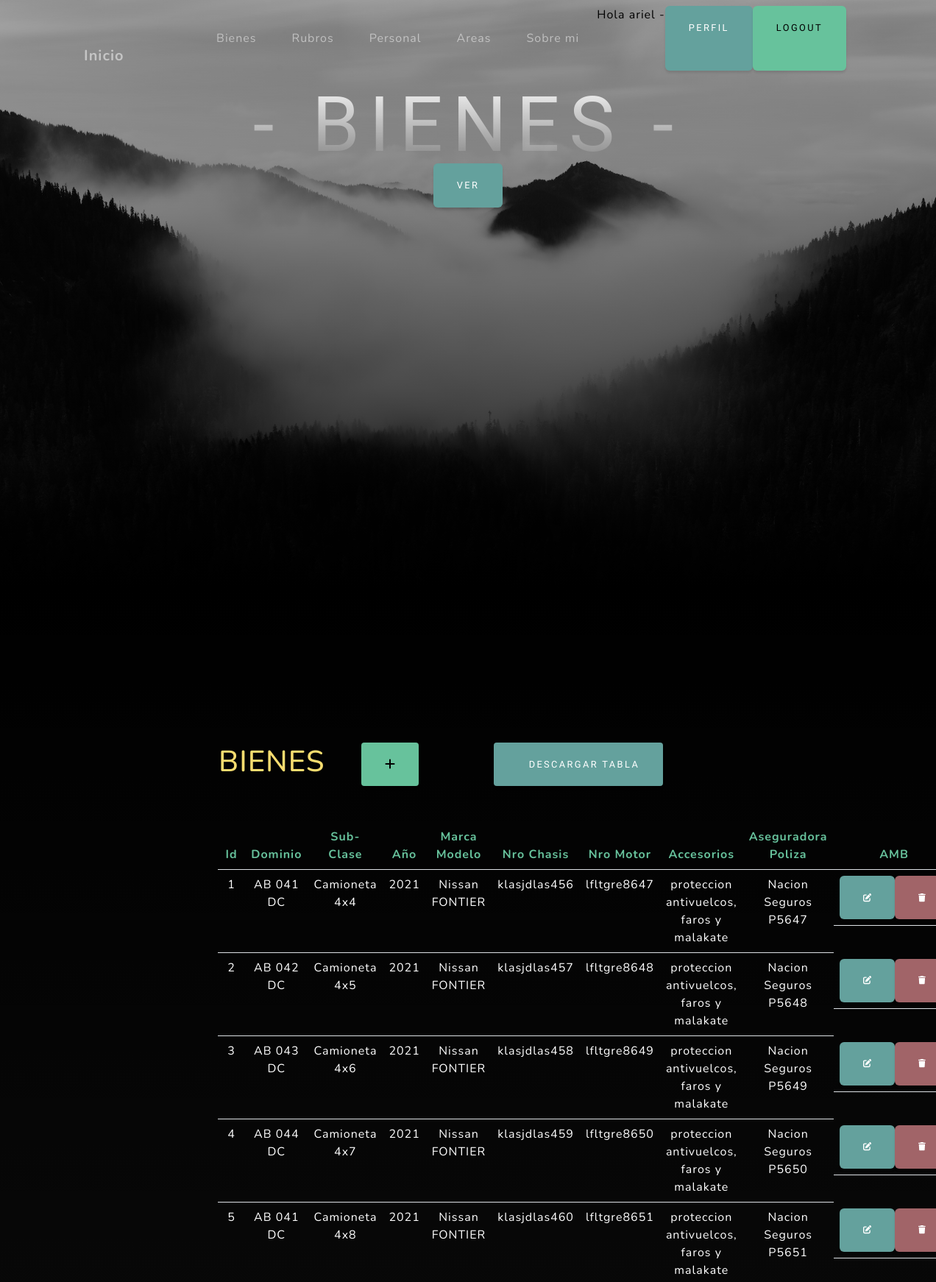
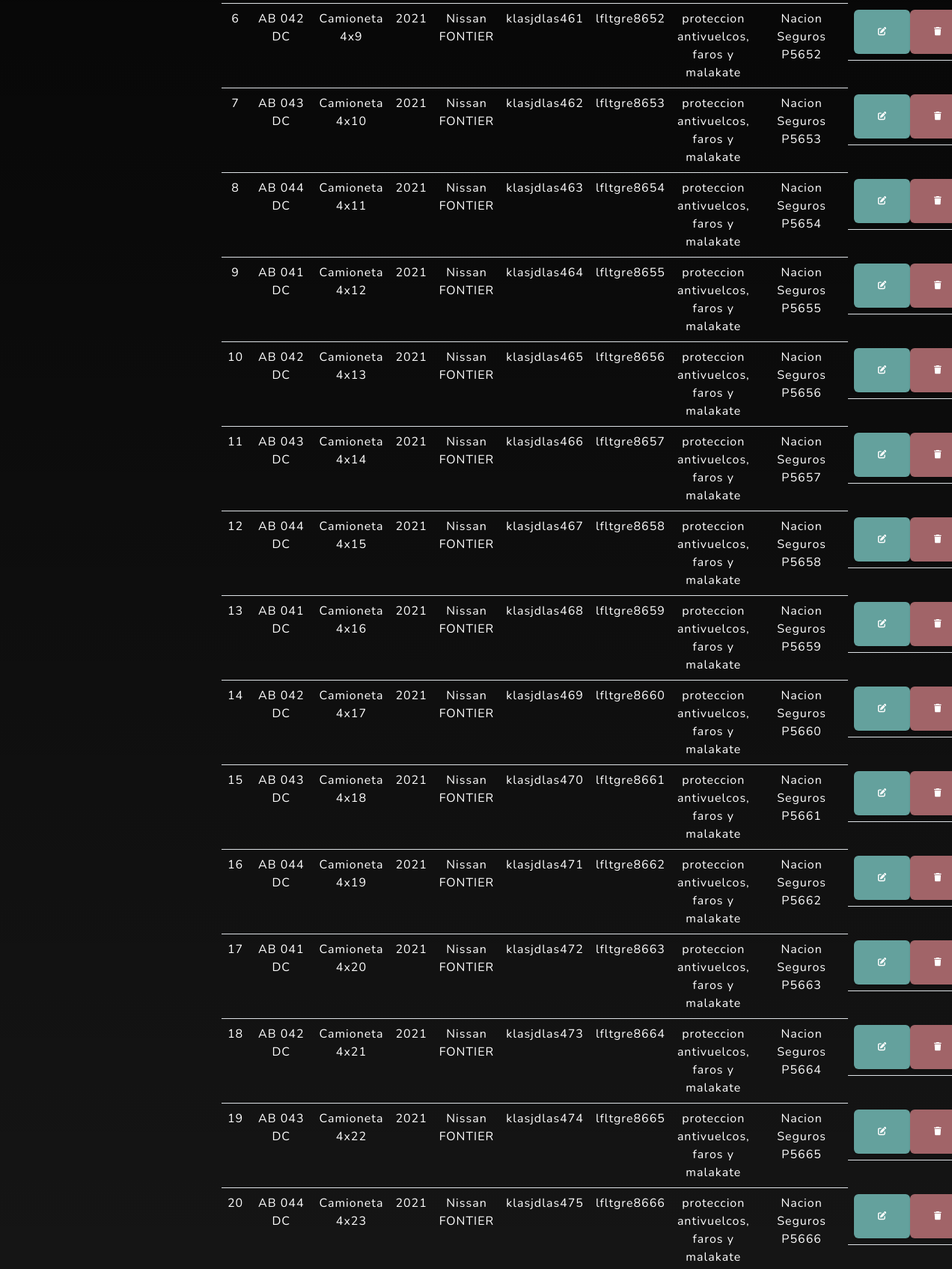
Page /aplicacion/bienes/ (signed in, upper part) on the committed database (2 pictures, top to bottom).
### aplicacion/models.py (models this page shows, shortened)
class Bienes(models.Model):
    dominio = models.CharField(max_length=50)
    subClase = models.CharField(max_length=50)
    anio = models.IntegerField()
    marcaModelo = models.CharField(max_length=50)
    nroChasis = models.CharField(max_length=50)
    nroMotor = models.CharField(max_length=50)
    accesorios = models.CharField(max_length=100)
    aseguradoraPoliza = models.CharField(max_length=50)

### aplicacion/views.py (the view)
# urls.py: path('bienes/', BienesList.as_view(), name= "bienes"),
class BienesList(LoginRequiredMixin, ListView):
    model = Bienes

### aplicacion/templates/aplicacion/bienes_list.html
{% extends 'aplicacion/home.html' %}
{% block titulo %}
<div class="text-center">
    <h1 class="mx-auto my-0 text-uppercase">- Bienes -</h1>
    <a class="btn btn-primary" href="#about">Ver</a>
{% endblock titulo %}
{% block contenido %}
<table>
    <tr>
        <td with="300"><h2 style="color:#F7DC6F" class="fs-1 .text-info">BIENES</h2></td>
        <td>
            <a href="{% url 'bienes_create' %}"
            class="btn btn-success btn-sm m-5"><i class="fa fa-plus fa-lg" title="Alta"></i></a>
            <a href="{% url 'descargar_excel' %}"
            class="btn btn-primary btn-sm m-5"><i class="fa fa-lg" title="Descargar Tabla"></i>Descargar Tabla</a>
        </td>
    </tr>
</table>
<table class="text-white table">
    <thead class="text-success">
        <tr>
            <th>Id</th>
            <th>Dominio</th>
            <th>Sub-Clase</th>
            <th>Año</th>
            <th>Marca Modelo</th>
            <th>Nro Chasis</th>
            <th>Nro Motor</th>
            <th>Accesorios</th>
            <th>Aseguradora Poliza</th>
            <th>AMB</th>
        </tr>
    </thead>
    <tbody class="text-white">
{% for b in bienes_list %}
    <tr>
        <td>{{ b.id }}</td>
        <td>{{ b.dominio }}</td>
        <td>{{ b.subClase }}</td>
        <td>{{ b.anio }}</td>
        <td>{{ b.marcaModelo }}</td>
        <td>{{ b.nroChasis }}</td>
        <td>{{ b.nroMotor }}</td>
        <td>{{ b.accesorios }}</td>
        <td>{{ b.aseguradoraPoliza }}</td>
        <td class="d-flex">
            <a
            href="{% url 'bienes_update' b.id %}"
            class="btn btn-primary"
            style="--bs-btn-padding-y: .25rem; --bs-btn-padding-x: .5rem; --bs-btn-font-size: .75rem;"
            ><i class="fa fa-edit fa-sm" title="Editar"></i>
        </a>
        <a
            href="{% url 'bienes_delete' b.id %}"
            class="btn btn-danger"
            style="--bs-btn-padding-y: .25rem; --bs-btn-padding-x: .5rem; --bs-btn-font-size: .75rem;"
            ><i class="fa fa-trash fa-sm" title="Eliminar"></i>
        </a>
        </td>
    </tr>
{% endfor %}
    </tbody>
</table>
{% endblock contenido %}

### aplicacion/templates/aplicacion/home.html (shortened to what this page needs)
<!DOCTYPE html>
<html lang="en">
    <head>
        {% load static %}
        <link href="{% static 'css/styles.css' %}"  rel="stylesheet" />
    </head>
    <body id="page-top">
        <nav class="navbar navbar-expand-lg navbar-light fixed-top" id="mainNav">
            <div class="container px-4 px-lg-5">
                <a class="navbar-brand" href="{% url 'home' %}">Inicio</a>
                <div class="collapse navbar-collapse" id="navbarResponsive">
                    <ul class="navbar-nav ms-auto p-2 align-self-center mb-5 ">
                {% if user.is_authenticated %}
                        <li class="nav-item"><a class="nav-link" href="{% url 'bienes' %}">Bienes</a></li>
                        <li class="nav-item"><a class="nav-link" href="{% url 'rubros' %}">Rubros</a></li>
                        <li class="nav-item"><a class="nav-link" href="{% url 'personal' %}">Personal</a></li>
                        <li class="nav-item"><a class="nav-link" href="{% url 'areas' %}">Areas</a></li>
                        <li class="nav-item"><a class="nav-link" href= "{% url 'sobre_mi' %}">Sobre mi</a></li>
                        <p class="d-flex justify-content-evenly" style="color:black">Hola {{user.username}}   - </p>
                        <a class="btn btn-primary" href="{% url 'editar_perfil' %}">Perfil</a>
                        <a class="btn btn-success" href="{% url 'logout' %}">Logout</a></div>
                {% else %}
                    <a class="btn btn-primary" href="{% url 'login' %}">Login</a>
                    <a class="btn btn-success" href="{% url 'registro' %}">Registro</a>
                {% endif %}
                </div>
        </nav>
        <header class="masthead">
            <div class="container px-4 px-lg-5 d-flex h-50 align-items-center justify-content-center">
                <div class="justify-content-center">
                    {% block titulo %}{% endblock titulo %}
                    </div>
                </div>
            </div>
        </header>
        <section class="about-section text-center" id="about">
            <div class="container px-4 px-lg-5">
                <div class="row gx-4 gx-lg-5 justify-content-center">
                    <div class="col-lg-8">
                        {% block contenido %}
                        {% endblock contenido %}
                    </div>
                </div>
            </div>
    </body>
</html>

### rows in the picture
Bienes: id "1", dominio "AB 041 DC", subClase "Camioneta 4x4", anio "2021", marcaModelo "Nissan FONTIER", nroChasis "klasjdlas456", nroMotor "lfltgre8647", accesorios "proteccion antivuelcos, faros y malakate", aseguradoraPoliza "Nacion Seguros P5647"
Bienes: id "2", dominio "AB 042 DC", subClase "Camioneta 4x5", anio "2021", marcaModelo "Nissan FONTIER", nroChasis "klasjdlas457", nroMotor "lfltgre8648", accesorios "proteccion antivuelcos, faros y malakate", aseguradoraPoliza "Nacion Seguros P5648"
Bienes: id "3", dominio "AB 043 DC", subClase "Camioneta 4x6", anio "2021", marcaModelo "Nissan FONTIER", nroChasis "klasjdlas458", nroMotor "lfltgre8649", accesorios "proteccion antivuelcos, faros y malakate", aseguradoraPoliza "Nacion Seguros P5649"
Bienes: id "4", dominio "AB 044 DC", subClase "Camioneta 4x7", anio "2021", marcaModelo "Nissan FONTIER", nroChasis "klasjdlas459", nroMotor "lfltgre8650", accesorios "proteccion antivuelcos, faros y malakate", aseguradoraPoliza "Nacion Seguros P5650"
Bienes: id "5", dominio "AB 041 DC", subClase "Camioneta 4x8", anio "2021", marcaModelo "Nissan FONTIER", nroChasis "klasjdlas460", nroMotor "lfltgre8651", accesorios "proteccion antivuelcos, faros y malakate", aseguradoraPoliza "Nacion Seguros P5651"
Bienes: id "6", dominio "AB 042 DC", subClase "Camioneta 4x9", anio "2021", marcaModelo "Nissan FONTIER", nroChasis "klasjdlas461", nroMotor "lfltgre8652", accesorios "proteccion antivuelcos, faros y malakate", aseguradoraPoliza "Nacion Seguros P5652"
Bienes: id "7", dominio "AB 043 DC", subClase "Camioneta 4x10", anio "2021", marcaModelo "Nissan FONTIER", nroChasis "klasjdlas462", nroMotor "lfltgre8653", accesorios "proteccion antivuelcos, faros y malakate", aseguradoraPoliza "Nacion Seguros P5653"
Bienes: id "8", dominio "AB 044 DC", subClase "Camioneta 4x11", anio "2021", marcaModelo "Nissan FONTIER", nroChasis "klasjdlas463", nroMotor "lfltgre8654", accesorios "proteccion antivuelcos, faros y malakate", aseguradoraPoliza "Nacion Seguros P5654"
Bienes: id "9", dominio "AB 041 DC", subClase "Camioneta 4x12", anio "2021", marcaModelo "Nissan FONTIER", nroChasis "klasjdlas464", nroMotor "lfltgre8655", accesorios "proteccion antivuelcos, faros y malakate", aseguradoraPoliza "Nacion Seguros P5655"
Bienes: id "10", dominio "AB 042 DC", subClase "Camioneta 4x13", anio "2021", marcaModelo "Nissan FONTIER", nroChasis "klasjdlas465", nroMotor "lfltgre8656", accesorios "proteccion antivuelcos, faros y malakate", aseguradoraPoliza "Nacion Seguros P5656"
Bienes: id "11", dominio "AB 043 DC", subClase "Camioneta 4x14", anio "2021", marcaModelo "Nissan FONTIER", nroChasis "klasjdlas466", nroMotor "lfltgre8657", accesorios "proteccion antivuelcos, faros y malakate", aseguradoraPoliza "Nacion Seguros P5657"
Bienes: id "12", dominio "AB 044 DC", subClase "Camioneta 4x15", anio "2021", marcaModelo "Nissan FONTIER", nroChasis "klasjdlas467", nroMotor "lfltgre8658", accesorios "proteccion antivuelcos, faros y malakate", aseguradoraPoliza "Nacion Seguros P5658"
Bienes: id "13", dominio "AB 041 DC", subClase "Camioneta 4x16", anio "2021", marcaModelo "Nissan FONTIER", nroChasis "klasjdlas468", nroMotor "lfltgre8659", accesorios "proteccion antivuelcos, faros y malakate", aseguradoraPoliza "Nacion Seguros P5659"
Bienes: id "14", dominio "AB 042 DC", subClase "Camioneta 4x17", anio "2021", marcaModelo "Nissan FONTIER", nroChasis "klasjdlas469", nroMotor "lfltgre8660", accesorios "proteccion antivuelcos, faros y malakate", aseguradoraPoliza "Nacion Seguros P5660"
Bienes: id "15", dominio "AB 043 DC", subClase "Camioneta 4x18", anio "2021", marcaModelo "Nissan FONTIER", nroChasis "klasjdlas470", nroMotor "lfltgre8661", accesorios "proteccion antivuelcos, faros y malakate", aseguradoraPoliza "Nacion Seguros P5661"
Bienes: id "16", dominio "AB 044 DC", subClase "Camioneta 4x19", anio "2021", marcaModelo "Nissan FONTIER", nroChasis "klasjdlas471", nroMotor "lfltgre8662", accesorios "proteccion antivuelcos, faros y malakate", aseguradoraPoliza "Nacion Seguros P5662"
Bienes: id "17", dominio "AB 041 DC", subClase "Camioneta 4x20", anio "2021", marcaModelo "Nissan FONTIER", nroChasis "klasjdlas472", nroMotor "lfltgre8663", accesorios "proteccion antivuelcos, faros y malakate", aseguradoraPoliza "Nacion Seguros P5663"
Bienes: id "18", dominio "AB 042 DC", subClase "Camioneta 4x21", anio "2021", marcaModelo "Nissan FONTIER", nroChasis "klasjdlas473", nroMotor "lfltgre8664", accesorios "proteccion antivuelcos, faros y malakate", aseguradoraPoliza "Nacion Seguros P5664"
Bienes: id "19", dominio "AB 043 DC", subClase "Camioneta 4x22", anio "2021", marcaModelo "Nissan FONTIER", nroChasis "klasjdlas474", nroMotor "lfltgre8665", accesorios "proteccion antivuelcos, faros y malakate", aseguradoraPoliza "Nacion Seguros P5665"
Bienes: id "20", dominio "AB 044 DC", subClase "Camioneta 4x23", anio "2021", marcaModelo "Nissan FONTIER", nroChasis "klasjdlas475", nroMotor "lfltgre8666", accesorios "proteccion antivuelcos, faros y malakate", aseguradoraPoliza "Nacion Seguros P5666"

### other values in the picture
{{ user.username }} "ariel"
